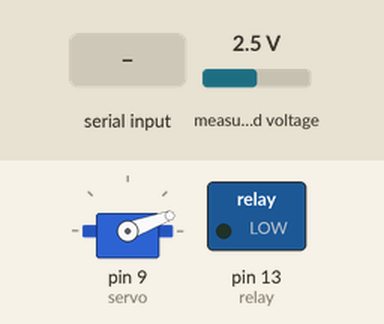
The sketch below on a simulated Arduino Uno, built with avr-gcc and run on an emulated ATmega328P. Parts: servo, switched loads named in the sketch (green lamp = pin HIGH). The test bench sets the inputs (shaded band); at power-on: measured voltage 2.5 V. What the sketch prints to the serial monitor is not drawn.

Above: at 1.2 s.
1.3 s: "90,45\n" received over Serial
At 1.32 s:
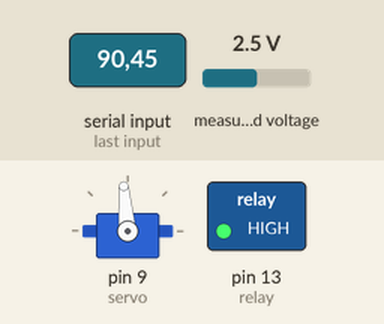
Timing chart, 0 to 4.3 s (numbered marks = the images above; inputs shaded):
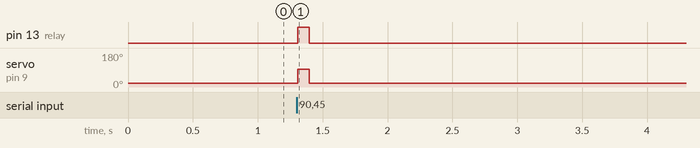

Measured:
- after the input at 1.3 s, pin 13 (relay): LOW → HIGH at once, → LOW 0.09 s later; servo on pin 9 (servo): 20° → 95° at once, → 20° 0.09 s later

The sketch:

Test1Main.ino
```cpp
#include <Adafruit_ADS1X15.h> //ADC, servo, and non-blocking delay libraries (install through Arduino IDE manager if necessary)
#include <Servo.h>
#include <millisDelay.h>

Adafruit_ADS1115 ads1115;	// Construct an ads1115
Servo srv; //Initialize servo object
millisDelay ignitorDelay; //Delay to allow code to run while ignitor active

int servo = 9; //Arduino pins for servo and relay
int relay = 13;

int retract = 20; // Sevo positions
int extend = 95;

void setup()
{
  Serial.begin(9600); //Open serial port and I2C communication with ADC
  ads1115.begin();

  srv.attach(servo); // Set pin for servo and home motor
  srv.write(retract);

  pinMode(relay, OUTPUT); //Open relay circuit arduino pin and set as output
  digitalWrite(relay, 0);
}

void loop()
{
  if (Serial.available() > 0) { //Checks for incoming data

    String ignInput = Serial.readStringUntil('\n'); //Reads ignition time from GUI
    long ignTime = ignInput.toInt();

    srv.write(extend); //Rotate servo to sample and close ignition circuit
    digitalWrite(relay, 1);

    ignitorDelay.start(ignTime); //Ignition time set as delay duration

    if (Serial.available() > 0) {  //Ends ignitor delay when receive 0 from GUI
      String stopInput = Serial.readStringUntil('\n');
      long stopNum = stopInput.toInt();
      if (stopNum == 0) {
         ignitorDelay.finish();
      }
    }
  }

  if (ignitorDelay.remaining()==0){ //Rotate servo to home and open ignition circuit when ignitor delay ends
      digitalWrite(relay, 0);
      srv.write(retract);
    }

  ads1115.setGain(GAIN_TWO); //Set ADC gain
  Serial.println(ads1115.readADC_SingleEnded(0)); //Prints raw data to serial port to be read by GUI
}
```
